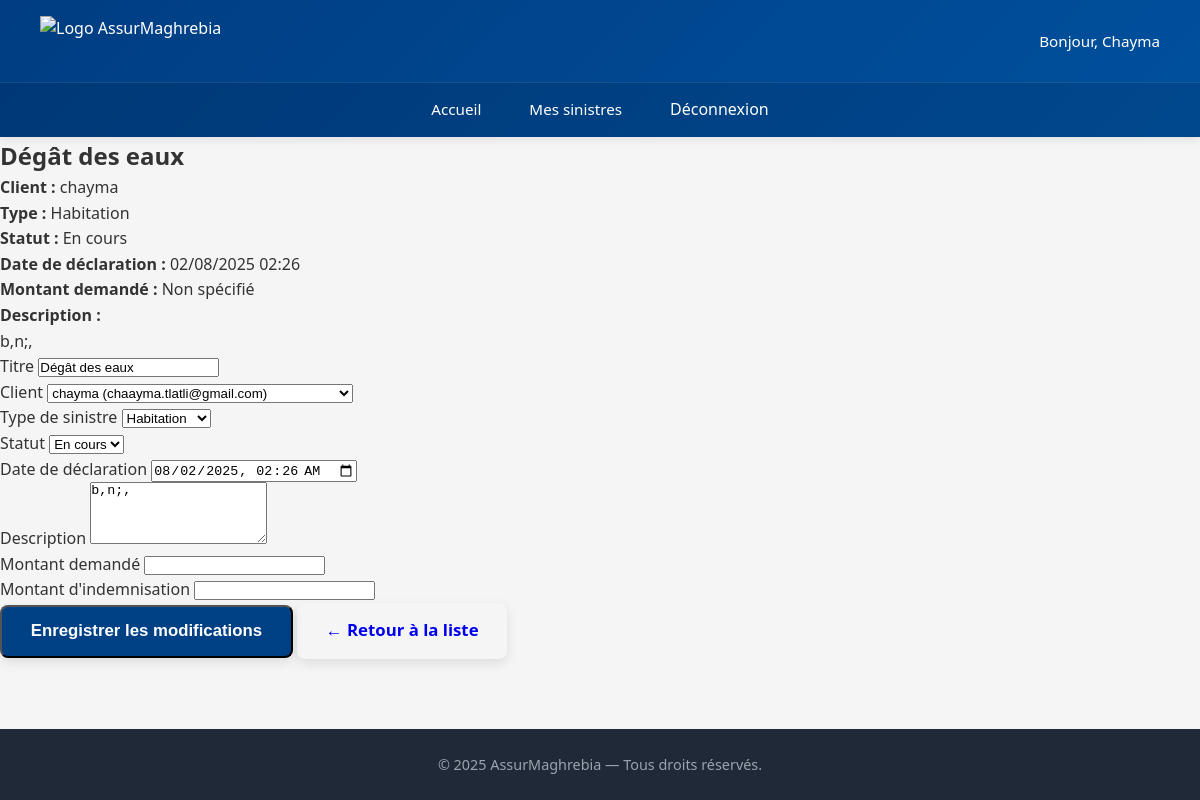
Page /sinistres/15/ (signed in) on the committed database.
### sinistre/models.py (models this page shows, shortened)
class Sinistre(models.Model):
    class StatutChoices(models.TextChoices):
        EN_COURS = 'en_cours', _('En cours')
        CLOS = 'clos', _('Clos')
        REFUSE = 'refuse', _('Refusé')
    class TypeSinistreChoices(models.TextChoices):
        AUTOMOBILE = 'automobile', _('Automobile')
        HABITATION = 'habitation', _('Habitation')
        SANTE = 'sante', _('Santé')
        AUTRE = 'autre', _('Autre')
    client = models.ForeignKey(
        User,
        on_delete=models.CASCADE,
        related_name="sinistres",
        verbose_name=_("Client")
    )
    titre = models.CharField(
        max_length=200,
        verbose_name=_("Titre"),
        help_text=_("Ex: Dégât des eaux - Appartement Tunis")
    )
    date_declaration = models.DateTimeField(
    default=timezone.now,
    verbose_name=_("Date de déclaration")
)
    type_sinistre = models.CharField(
        max_length=20,
        choices=TypeSinistreChoices.choices,
        verbose_name=_("Type de sinistre")
    )
    description = models.TextField(
        verbose_name=_("Description"),
        help_text=_("Décrivez les circonstances du sinistre")
    )
    statut = models.CharField(
        max_length=20,
        choices=StatutChoices.choices,
        default=StatutChoices.EN_COURS,
        verbose_name=_("Statut")
    )
    montant_demande = models.DecimalField(
        max_digits=10,
        decimal_places=2,
        null=True,
        blank=True,
        verbose_name=_("Montant demandé")
    )
    montant_indemnisation = models.DecimalField(
        max_digits=10,
        decimal_places=2,
        null=True,
        blank=True,
        verbose_name=_("Montant d'indemnisation")
    )
    class Meta:
        verbose_name = _("Sinistre")
        verbose_name_plural = _("Sinistres")
        ordering = ['-date_declaration']

### sinistre/views.py (the view, shortened to what this page needs)
# urls.py: path('<int:pk>/', views.detail_sinistre, name='detail_sinistre'),
@login_required
def detail_sinistre(request, pk):
    sinistre = get_object_or_404(Sinistre, pk=pk)
    if not (request.user.is_superuser or sinistre.client == request.user):
        raise PermissionDenied
    return render(request, "sinistre/detail.html", {
        "sinistre": sinistre,
        "users": User.objects.all(),
        "type_choices": Sinistre.TypeSinistreChoices.choices,
        "statut_choices": Sinistre.StatutChoices.choices,
        "titre_page": _("Détails du sinistre #%(id)s") % {'id': sinistre.id}
    })

### sinistre/templates/sinistre/detail.html (shortened to what this page needs)
{% extends 'base.html' %}
{% block content %}
<div class="container">
    <div class="card">
        <h2>{{ sinistre.titre }}</h2>
        <p><strong>Client :</strong> {{ sinistre.client.username }}</p>
        <p><strong>Type :</strong> {{ sinistre.get_type_sinistre_display }}</p>
        <p><strong>Statut :</strong> {{ sinistre.get_statut_display }}</p>
        <p><strong>Date de déclaration :</strong> {{ sinistre.date_declaration|date:"d/m/Y H:i" }}</p>
        <p><strong>Montant demandé :</strong>
            {% if sinistre.montant_demande %}{{ sinistre.montant_demande }} DT{% else %}Non spécifié{% endif %}
        </p>
        <p><strong>Description :</strong></p>
        <p>{{ sinistre.description }}</p>
        <form method="post">
            <div class="form-group">
                <label for="id_titre">Titre</label>
                <input type="text" name="titre" value="{{ sinistre.titre }}" class="form-control" required>
            </div>
            <div class="form-group">
                <label for="id_client">Client</label>
                <select name="client" class="form-select" required>
                    {% for user in users %}
                        <option value="{{ user.id }}" {% if user == sinistre.client %}selected{% endif %}>
                            {{ user.username }} ({{ user.email }})
                        </option>
                    {% endfor %}
                </select>
            </div>
            <div class="form-group">
                <label for="id_type_sinistre">Type de sinistre</label>
                <select name="type_sinistre" class="form-select" required>
                    {% for key, label in type_choices %}
                        <option value="{{ key }}" {% if sinistre.type_sinistre == key %}selected{% endif %}>
                            {{ label }}
                        </option>
                    {% endfor %}
                </select>
            </div>
            <div class="form-group">
                <label for="id_statut">Statut</label>
                <select name="statut" class="form-select" required>
                    {% for key, label in statut_choices %}
                        <option value="{{ key }}" {% if sinistre.statut == key %}selected{% endif %}>
                            {{ label }}
                        </option>
                    {% endfor %}
                </select>
            </div>
            <div class="form-group">
                <label for="id_date_declaration">Date de déclaration</label>
                <input type="datetime-local" name="date_declaration" value="{{ sinistre.date_declaration|date:'Y-m-d\\TH:i' }}" class="form-control" required>
            </div>
            <div class="form-group">
                <label for="id_description">Description</label>
                <textarea name="description" class="form-control" rows="4" required>{{ sinistre.description }}</textarea>
            </div>
            <div class="form-group">
                <label for="id_montant_demande">Montant demandé</label>
                <input type="number" step="0.01" name="montant_demande" value="{{ sinistre.montant_demande|default_if_none:'' }}" class="form-control">
            </div>
            <div class="form-group">
                <label for="id_montant_indemnisation">Montant d'indemnisation</label>
                <input type="number" step="0.01" name="montant_indemnisation" value="{{ sinistre.montant_indemnisation|default_if_none:'' }}" class="form-control">
            </div>
            <button type="submit" class="btn btn-primary">Enregistrer les modifications</button>
            <a href="{% url 'sinistre:liste_sinistres' %}" class="btn btn-secondary">← Retour à la liste</a>
        </form>
    </div>
</div>
{% endblock %}

### templates/base.html (shortened to what this page needs)
<!DOCTYPE html>
{% load static %}
<html lang="fr">
<head>
    <link rel="stylesheet" href="{% static 'css/style.css' %}">
</head>
<body>
    <header class="site-header">
        <div class="header-content">
            <img src="{% static 'images/logo.png' %}" alt="Logo AssurMaghrebia" class="logo">
            {% if user.is_authenticated %}
                <span class="user-info">Bonjour, {{ user.username|capfirst }}</span>
            {% endif %}
        </div>
        <nav class="main-nav" aria-label="Navigation principale">
            <ul>
                <li><a href="{% url 'accueil' %}">Accueil</a></li>
                {% if user.is_authenticated %}
                    <li><a href="{% url 'sinistre:liste_sinistres' %}">Mes sinistres</a></li>
                    <li>
                        <form method="post" action="{% url 'logout' %}" style="display: inline; margin: 0;">
                            <button type="submit" class="logout-link">Déconnexion</button>
                        </form>
                    </li>
                {% else %}
                    <li><a href="{% url 'login' %}">Connexion</a></li>
                {% endif %}
            </ul>
        </nav>
    </header>
    <main class="main-content">
        {% block content %}{% endblock %}
    </main>
    <footer class="site-footer">
        <p>&copy; 2025 AssurMaghrebia — Tous droits réservés.</p>
    </footer>
</body>
</html>

### assurmaghrebia/static/css/style.css (style rules this page uses)
* { margin: 0; padding: 0; box-sizing: border-box; }
body { font-family: Arial, sans-serif; line-height: 1.6; color: #333; background-color: #f9f9f9; }
.site-header { background-color: #004085; color: white; padding: 1rem 0; box-shadow: 0 2px 10px rgba(0, 0, 0, 0.1); position: sticky; top: 0; z-index: 100; }
.header-content { display: flex; justify-content: space-between; align-items: center; max-width: 1200px; margin: 0 auto; padding: 0 1rem; }
.logo { height: 50px; width: auto; }
.user-info { font-weight: bold; }
.main-nav ul { display: flex; list-style: none; gap: 1.5rem; justify-content: center; margin-top: 1rem; padding: 0; }
.main-nav a, .logout-link { color: white; text-decoration: none; font-weight: bold; padding: 0.5rem 1rem; border-radius: 4px; transition: background-color 0.2s; background: none; border: none; cursor: pointer; font: inherit; }
.main-content { max-width: 1200px; margin: 2rem auto; padding: 0 1rem; }
.site-footer { background-color: #333; color: white; text-align: center; padding: 1rem; margin-top: 3rem; }
.btn { display: inline-block; padding: 0.9rem 1.8rem; border-radius: 8px; font-weight: 600; text-decoration: none; transition: all 0.25s ease; font-size: 1.05rem; box-shadow: 0 4px 12px rgba(0, 0, 0, 0.1); }
.btn-primary { background: #004085; color: white; }

### templates/base.html (style rules this page uses)
* { margin: 0; padding: 0; box-sizing: border-box; }
body { font-family: 'Segoe UI', Tahoma, Geneva, Verdana, sans-serif; background: #f5f5f5; min-height: 100vh; display: flex; flex-direction: column; }
.site-header { background: linear-gradient(135deg, #003d82 0%, #00509e 100%); color: white; padding: 0; box-shadow: 0 2px 10px rgba(0,0,0,0.1); }
.header-content { display: flex; justify-content: space-between; align-items: center; padding: 16px 40px; max-width: 1400px; margin: 0 auto; }
.logo { height: 50px; width: auto; }
.user-info { font-size: 0.95rem; font-weight: 500; }
.main-nav { background: rgba(0, 0, 0, 0.1); border-top: 1px solid rgba(255, 255, 255, 0.1); }
.main-nav ul { list-style: none; display: flex; gap: 0; max-width: 1400px; margin: 0 auto; padding: 0 40px; }
.main-nav li { margin: 0; }
.main-nav a, .logout-link { display: block; color: white; text-decoration: none; padding: 14px 24px; transition: background 0.3s ease; font-weight: 500; font-size: 0.95rem; }
.logout-link { background: none; border: none; cursor: pointer; font: inherit; width: 100%; text-align: left; }
.main-content { flex: 1; padding: 0; max-width: 100%; margin: 0 auto; width: 100%; }
.site-footer { background: #1f2937; color: #9ca3af; text-align: center; padding: 24px 20px; margin-top: auto; font-size: 0.9rem; }

### rows in the picture
Sinistre: titre "Dégât des eaux", client.username "chayma", type_sinistre "Habitation", statut "En cours", date_declaration "02/08/2025 02:26", description "b,n;,", client "chayma (chaayma.tlatli@gmail.com)", date_declaration "08/02/2025 02:26"

### other values in the picture
{{ user.username|capfirst }} "Chayma"
